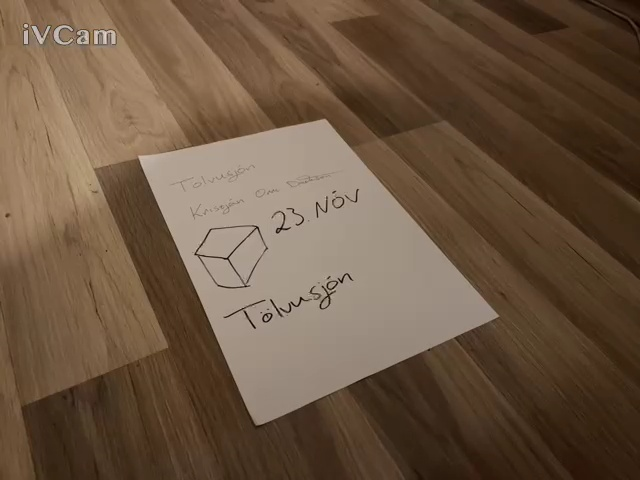
#> input picture sketch_code/paper.jpg, 640 x 480 px, found by its file name
$ python main2.py
#> lines starting #> are read from the running program, lines starting #| are printed output that depends on the picture; after the words box and inside, x2 and y2 are one past the last pixel; in counts of white or black regions, pixels touching at a corner belong together; long printed decimals are rounded
import numpy as np
import cv2 as cv
import matplotlib.pyplot as plt
import sys


img = cv.imread('.\paper.jpg')
#> img is the input picture: shape (480, 640, 3); mean B, G, R 65.2, 85.6, 107.6


if img is None:
    sys.exit("Could not read the image.")

# canny edge detection
edges = cv.Canny(img, 190, 200)
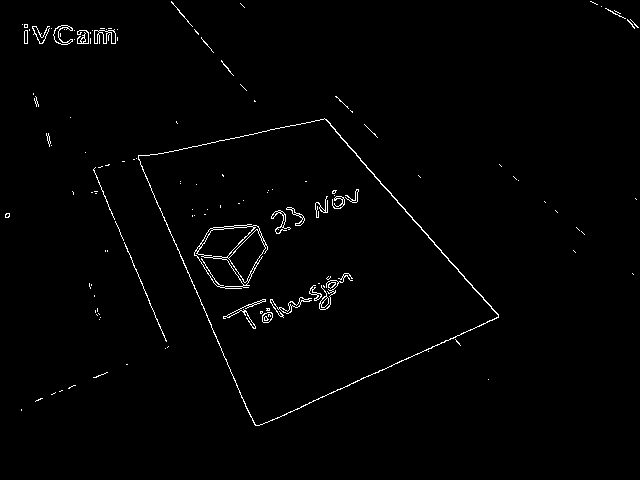
#> edges: shape (480, 640); 1.3% white in thin lines or dots, all inside (x1, y1, x2, y2) = (5, 1, 639, 426)
lines = cv.HoughLines(edges, 1, np.pi / 90, 100)
#> lines = [[-61, 2.72], [183, 1.36], [-160, 2.41], [493, 1.15]]

# print how many lines are found
print(len(lines))
#| 4
print(lines)
#| [[[ -61.           2.723]]
#|  [[ 183.           1.361]]
#|  [[-160.           2.409]]
#|  [[ 493.           1.152]]]
# draw lines on image
if lines is not None:
    for i in range(0, len(lines)):
        rho = lines[i][0][0]
        theta = lines[i][0][1]
        a = np.cos(theta)
        b = np.sin(theta)
        x0 = a * rho
        y0 = b * rho
        pt1 = (int(x0 + 1000 * (-b)), int(y0 + 1000 * (a)))
        pt2 = (int(x0 - 1000 * (-b)), int(y0 - 1000 * (a)))
        cv.line(img, pt1, pt2, (0, 0, 255), 3, cv.LINE_AA)
#> this loop made 4 passes
#> (rho, theta, a, b, x0, y0, pt1, pt2) on passes 1 to 4: (-61, 2.72, -0.914, 0.407, 55.73, -24.81, (-351, -938), (462, 888)), (183, 1.36, 0.208, 0.978, 38.05, 179, (-940, 386), (1016, -28)), (-160, 2.41, -0.743, 0.669, 118.9, -107.1, (-550, -850), (788, 636)), (493, 1.15, 0.407, 0.914, 200.5, 450.4, (-713, 857), (1114, 43))
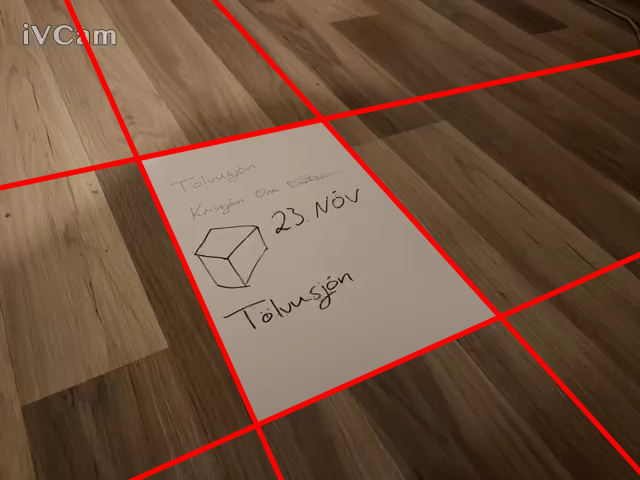
#> img: shape (480, 640, 3); 5.07% of pixels changed, all inside (x1, y1, x2, y2) = (0, 0, 640, 480)

# find intersection of lines, avoid duplicates, draw on image
intersect_of_lines = []
if lines is not None:
    try:
        for i in range(0, len(lines)):
            for j in range(i+1, len(lines)):
                rho1 = lines[i][0][0]
                theta1 = lines[i][0][1]
                rho2 = lines[j][0][0]
                theta2 = lines[j][0][1]
                # check if lines are near parallel, if so skip
                if abs(theta1 - theta2) < 0.6:
                    continue
                a = np.cos(theta1)
                b = np.sin(theta1)
                c = np.cos(theta2)
                d = np.sin(theta2)
                x = (d*rho1 - b*rho2) / (a*d - b*c)
                y = (a*rho2 - c*rho1) / (a*d - b*c)
                intersect_of_lines.append([x, y])
                cv.circle(img, (int(x), int(y)), 5, (0, 255, 0), -1)
#> this loop made 4 passes
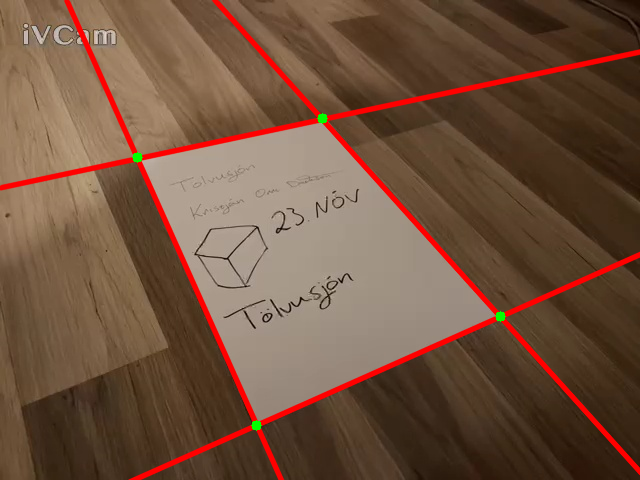
#> img: shape (480, 640, 3); 0.11% of pixels changed, all inside (x1, y1, x2, y2) = (132, 113, 506, 431)
#> after the loop, intersect_of_lines = [[137.1, 157.9], [256.2, 425.6], [322.1, 118.6], [500.5, 316.8]]
    except:
        pass
print(intersect_of_lines)
#| [[137.096, 157.948], [256.2474, 425.567], [322.109, 118.622], [500.547, 316.7977]]
print("len of intersect_of_lines: " + str(len(intersect_of_lines)))
#| len of intersect_of_lines: 4
print("size of image: " + str(img.shape))
#| size of image: (480, 640, 3)
#cv.circle(img, (551, 294), 5, (255, 0, 0), -1)
# pts src is a 4x2 array of the 4 corners of the rectangle
pts_src = np.array([[intersect_of_lines[0][0], intersect_of_lines[0][1]],
                    [intersect_of_lines[1][0], intersect_of_lines[1][1]],
                    [intersect_of_lines[2][0], intersect_of_lines[2][1]],
                    [intersect_of_lines[3][0], intersect_of_lines[3][1]],])
#> pts_src has the same summary as intersect_of_lines


#height and width in a4 paper ratio
ratio = 1.414
height = 400
width = int(height*ratio)
pts_dst = np.array([[0, 0], [0, width], [height, 0], [height, width]])

# sort points in pts_src
# plot pts_src with labels with scatter
plt.scatter(pts_src[:,0], pts_src[:,1])
for i in range(pts_src.shape[0]):
    plt.text(pts_src[i,0], pts_src[i,1], str(i))
# with axes like in opencv
plt.gca().invert_yaxis()
plt.show()
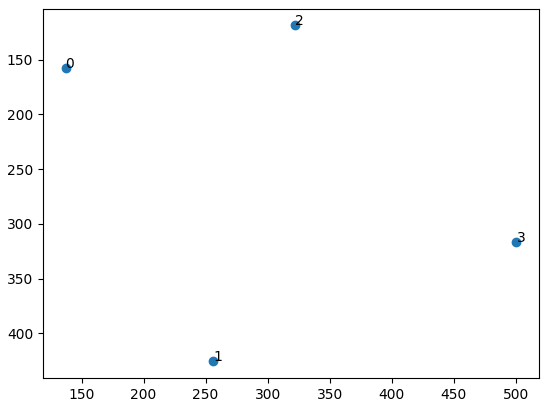
#> figure drawn by matplotlib, 1 panel

h, status = cv.findHomography(pts_src, pts_dst)
#> h = [[2.47, -1.1, -165.2], [0.921, 4.33, -810.4], [-0.000379, 0.00316, 1]]; status = [1, 1, 1, 1]
im_out = cv.warpPerspective(img, h, (height, width))
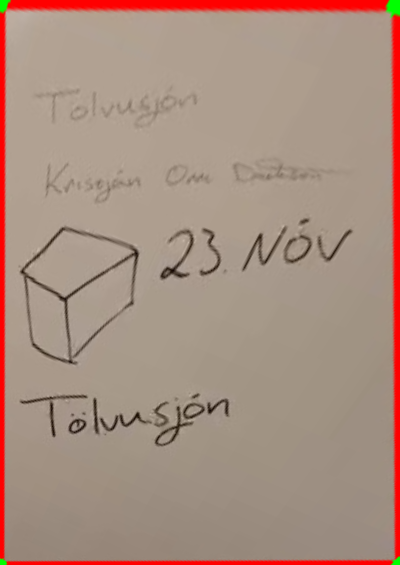
#> im_out: shape (565, 400, 3); mean B, G, R 128, 142.1, 169

cv.imshow("Edges", edges)
cv.imshow("Source Image", img)
cv.imshow("Warped Source Image", im_out)

k = cv.waitKey(0)
#> (key Esc is pressed here)


""" # Read source image.q
im_src = img
# Four corners of the book in source image
d=200
pts_src = np.array([[100+d, 100], [250+d, 200], [250+d, 250],[100+d, 300]])

# Four corners of the book in destination image.
r=700
t = 400
pts_dst = np.array([[0, 0], [t, 0], [t, t],[0, t]])

# Calculate Homography
h, status = cv.findHomography(pts_src, pts_dst)
#h = cv.getPerspectiveTransform(pts_src, pts_dst)

# Warp source image to destination based on homography
im_out = cv.warpPerspective(im_src, h, (t,t))
for i in range(pts_src.shape[0]):
    cv.circle(im_src, (pts_src[i,0],pts_src[i,1]), radius=5, color=(0, 0, 255),thickness=-1)
# Display images
cv.imshow("Source Image", im_src)
cv.imshow("Warped Source Image", im_out)

plt.show()

print(img.shape) """
